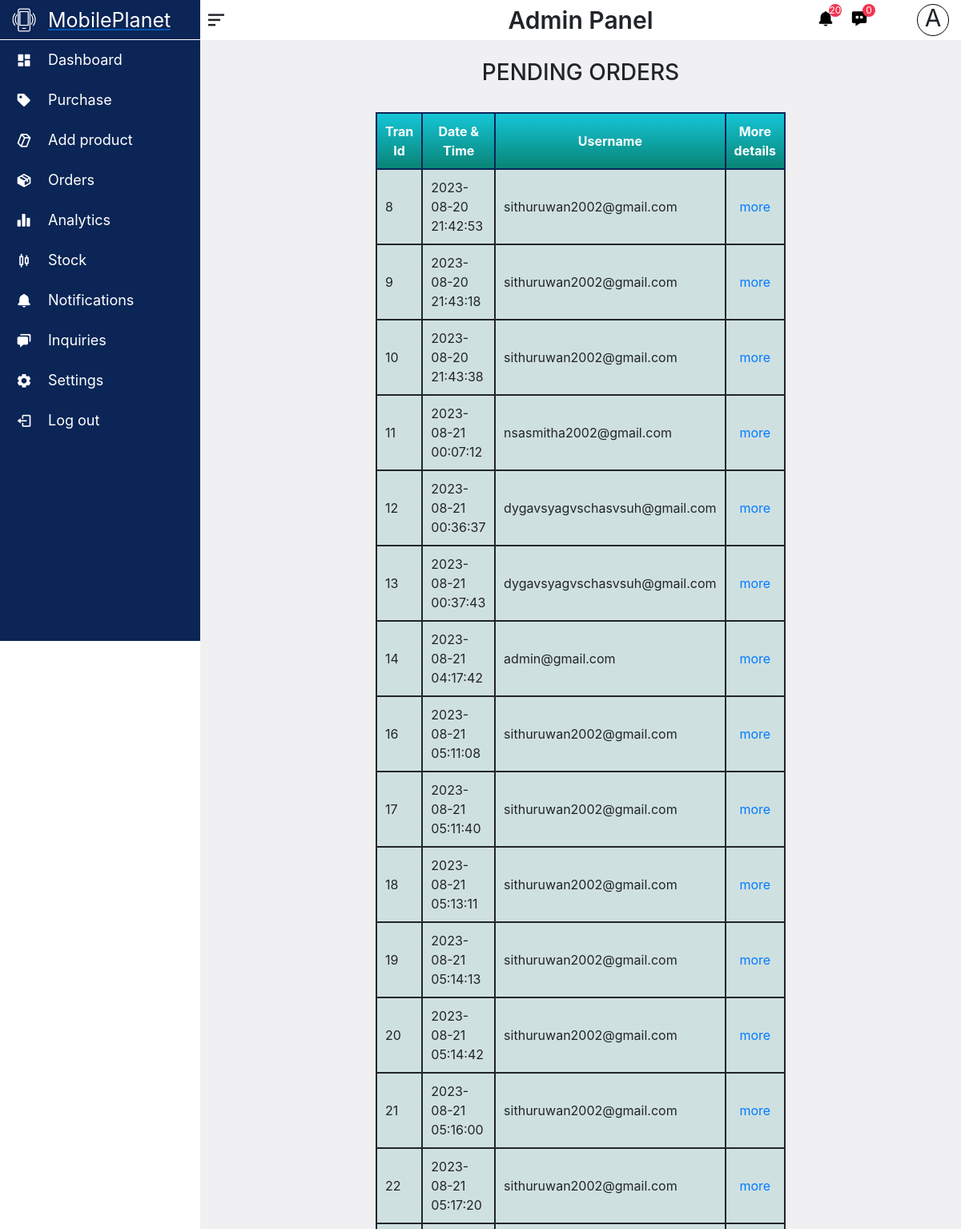
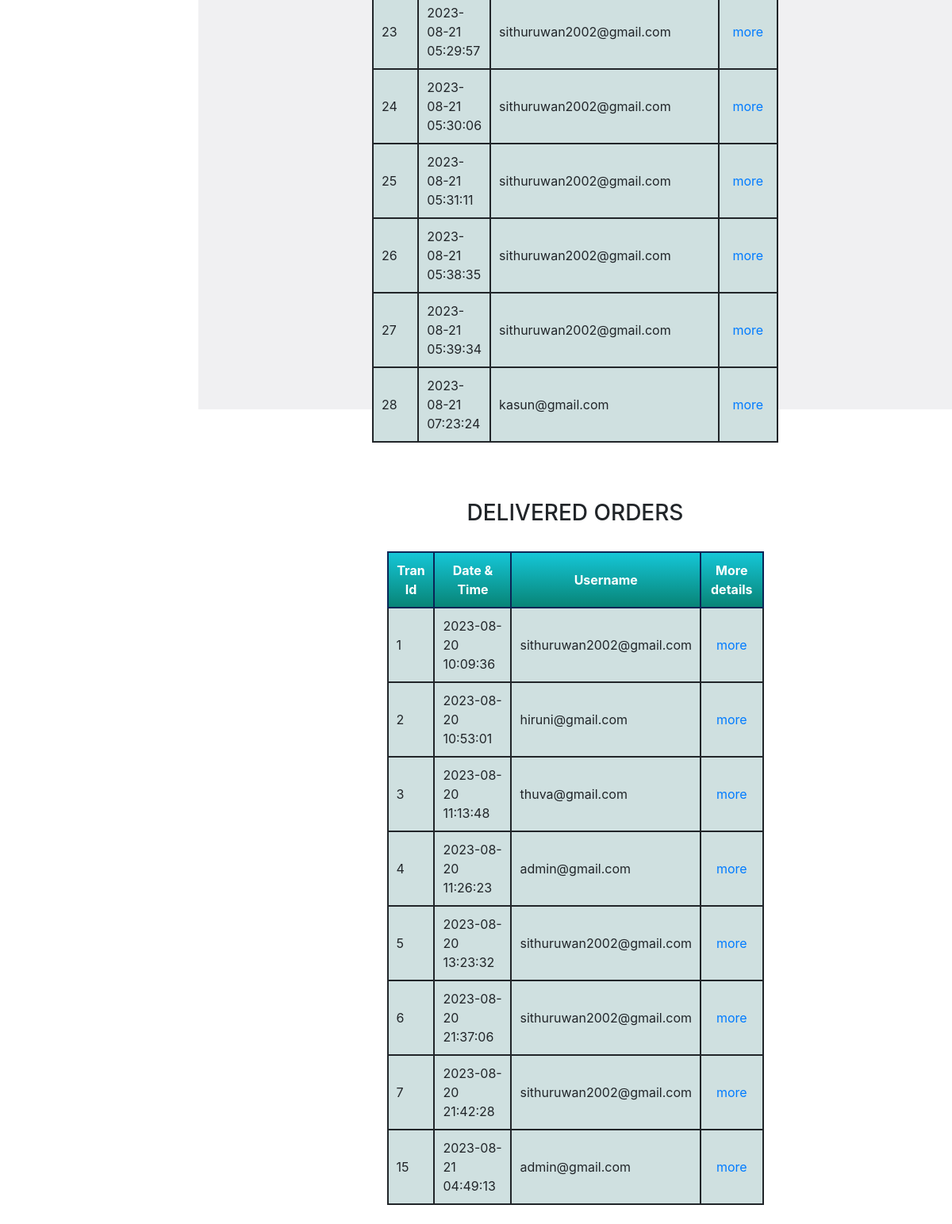
Page /admin/pages/orders.php on the committed database (2 pictures, top to bottom).
### tables this page shows
CREATE TABLE `transaction` (
  `tranId` int(11) NOT NULL,
  `dateTime` datetime NOT NULL DEFAULT current_timestamp(),
  `status` tinyint(1) NOT NULL,
  `userId` int(11) NOT NULL
);

CREATE TABLE `user` (
  `userId` int(7) NOT NULL,
  `userName` varchar(100) NOT NULL,
  `password` varchar(60) NOT NULL,
  `telephone` int(12) DEFAULT NULL,
  `address` varchar(150) DEFAULT NULL,
  `adminOrCustomer` tinyint(1) DEFAULT NULL,
  `deletedUser` tinyint(1) DEFAULT NULL,
  `gender` varchar(1) NOT NULL,
  `firstName` varchar(100) NOT NULL,
  `lastName` varchar(100) DEFAULT NULL
);

### admin/pages/orders.php (the view, shortened to what this page needs)
<!DOCTYPE html>
<html lang="en">
<head>
    <link rel="stylesheet" href="../css/headerAndSidebar.css">
    <link rel="stylesheet" href="../css/bootstrap-4.4.1.css">
    <link rel="stylesheet" href="../css/order.css">
    <link href='https://unpkg.com/boxicons@2.1.4/css/boxicons.min.css' rel='stylesheet'>
</head>
<body>
    <?php include_once 'header.php'; ?>
    <div class="page-content">
        <br>
        <h3>PENDING ORDERS</h3><br>
        <center>
            <table>
                <tr>
                    <th>Tran Id</th>
                    <th>Date & Time</th>
                    <th>Username</th>
                    <th>More details</th>
                </tr>
                <?php
                    include_once '../../includes/dbConn.inc.php';
                    $sql = "select * from transaction where status = 0";
                    $result = $conn->query($sql);
                    if($result->num_rows >0){
                        while($row = $result->fetch_assoc()){
                                $sql2 = "select userName from user where userId = ".$row['userId'];
                                $result2 = $conn->query($sql2);
                                $row2 = $result2->fetch_assoc();
                                echo '
                                        <tr>
                                                <td>'.$row['tranId'].'</td>
                                                <td>'.$row['dateTime'].'</td>
                                                <td>'.$row2['userName'].'</td>
                                                <td class="moredetails"><a href="order-details.php?tran-id='.$row['tranId'].'">more</a></td>
                                        </tr>
                                    ';
                        }
                    }
                ?>
            </table></center><br><br><br>
        <h3>DELIVERED ORDERS</h3><br>
        <center>
        <table>
                <tr>
                    <th>Tran Id</th>
                    <th>Date & Time</th>
                    <th>Username</th>
                    <th>More details</th>
                </tr>
                <?php
                    include_once '../../includes/dbConn.inc.php';
                    $sql = "select * from transaction where status = 1";
                    $result = $conn->query($sql);
                    if($result->num_rows >0){
                        while($row = $result->fetch_assoc()){
                                $sql2 = "select userName from user where userId = ".$row['userId'];
                                $result2 = $conn->query($sql2);
                                $row2 = $result2->fetch_assoc();
                                echo '
                                        <tr>
                                                <td>'.$row['tranId'].'</td>
                                                <td>'.$row['dateTime'].'</td>
                                                <td>'.$row2['userName'].'</td>
                                                <td class="moredetails"><a href="order-details.php?tran-id='.$row['tranId'].'">more</a></td>
                                        </tr>
                                    ';
                        }
                    }
                ?>
            </table></center><br>
    </div>
</body>
</html>

### admin/css/headerAndSidebar.css (style rules this page uses)
* { padding: 0; margin: 0; }
.page-content { background-color: #F0F0F2; position: relative; top: 50px; left: 250px; width: calc(100% - 250px); height: 2000px; z-index: 150; transition: all 0.5s ease; }

### admin/css/order.css (style rules this page uses)
.page-content table { border: 2px solid; width: 50%; background: rgb(207, 224, 224); border-color: #0A2556; }
.page-content th, td { border: 2px solid; padding: 10px; }
.page-content .moredetails { text-align: center; }
.page-content th { text-align: center; font-weight: bold; color: white; border-color: #0A2556; background-image: -webkit-linear-gradient(270deg,rgba(21,198,215,1.00) 0%,rgba(8,132,118,1.00) 100%); background-image: -moz-linear-gradient(270deg,rgba(21,198,215,1.00) 0%,rgba(8,132,118,1.00) 100%); background-image: -o-linear-gradient(270deg,rgba(21,198,215,1.00) 0%,rgba(8,132,118,1.00) 100%); background-image: linear-gradient(180deg,rgba(21,198,215,1.00) 0%,rgba(8,132,118,1.00) 100.00%); }
.page-content h3 { text-align: center; }

### rows in the picture
transaction: tranId "8", dateTime "2023-08-20 21:42:53", userId.userName "sithuruwan2002@gmail.com"
transaction: tranId "9", dateTime "2023-08-20 21:43:18", userId.userName "sithuruwan2002@gmail.com"
transaction: tranId "10", dateTime "2023-08-20 21:43:38", userId.userName "sithuruwan2002@gmail.com"
transaction: tranId "11", dateTime "2023-08-21 00:07:12", userId.userName "nsasmitha2002@gmail.com"
transaction: tranId "12", dateTime "2023-08-21 00:36:37", userId.userName "dygavsyagvschasvsuh@gmail.com"
transaction: tranId "13", dateTime "2023-08-21 00:37:43", userId.userName "dygavsyagvschasvsuh@gmail.com"
transaction: tranId "14", dateTime "2023-08-21 04:17:42", userId.userName "admin@gmail.com"
transaction: tranId "16", dateTime "2023-08-21 05:11:08", userId.userName "sithuruwan2002@gmail.com"
transaction: tranId "17", dateTime "2023-08-21 05:11:40", userId.userName "sithuruwan2002@gmail.com"
transaction: tranId "18", dateTime "2023-08-21 05:13:11", userId.userName "sithuruwan2002@gmail.com"
transaction: tranId "19", dateTime "2023-08-21 05:14:13", userId.userName "sithuruwan2002@gmail.com"
transaction: tranId "20", dateTime "2023-08-21 05:14:42", userId.userName "sithuruwan2002@gmail.com"
transaction: tranId "21", dateTime "2023-08-21 05:16:00", userId.userName "sithuruwan2002@gmail.com"
transaction: tranId "22", dateTime "2023-08-21 05:17:20", userId.userName "sithuruwan2002@gmail.com"
transaction: tranId "23", dateTime "2023-08-21 05:29:57", userId.userName "sithuruwan2002@gmail.com"
transaction: tranId "24", dateTime "2023-08-21 05:30:06", userId.userName "sithuruwan2002@gmail.com"
transaction: tranId "25", dateTime "2023-08-21 05:31:11", userId.userName "sithuruwan2002@gmail.com"
transaction: tranId "26", dateTime "2023-08-21 05:38:35", userId.userName "sithuruwan2002@gmail.com"
transaction: tranId "27", dateTime "2023-08-21 05:39:34", userId.userName "sithuruwan2002@gmail.com"
transaction: tranId "28", dateTime "2023-08-21 07:23:24", userId.userName "kasun@gmail.com"
transaction: tranId "1", dateTime "2023-08-20 10:09:36", userId.userName "sithuruwan2002@gmail.com"
transaction: tranId "2", dateTime "2023-08-20 10:53:01", userId.userName "hiruni@gmail.com"
transaction: tranId "3", dateTime "2023-08-20 11:13:48", userId.userName "thuva@gmail.com"
transaction: tranId "4", dateTime "2023-08-20 11:26:23", userId.userName "admin@gmail.com"
transaction: tranId "5", dateTime "2023-08-20 13:23:32", userId.userName "sithuruwan2002@gmail.com"
transaction: tranId "6", dateTime "2023-08-20 21:37:06", userId.userName "sithuruwan2002@gmail.com"
transaction: tranId "7", dateTime "2023-08-20 21:42:28", userId.userName "sithuruwan2002@gmail.com"
transaction: tranId "15", dateTime "2023-08-21 04:49:13", userId.userName "admin@gmail.com"

### other values in the picture
$rowNON['row_count']+$nOM "20"
$nOM "0"
